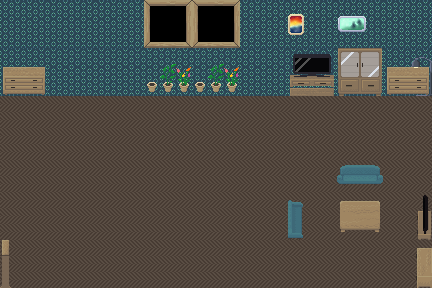

This game map was drawn from its Tiled (.tmx) file and the tilesets committed beside it. A one-line description and the full map source follow:
An orthogonal 9x6 tile map with 48x48 px tiles, 3 tile layers (Tile Layer 1, Tile Layer 2, Tile Layer 3) and 12 objects.

<map version="1.10" tiledversion="1.12.2" orientation="orthogonal" renderorder="right-down" width="9" height="6" tilewidth="48" tileheight="48" infinite="0" nextlayerid="5" nextobjectid="57">
 <tileset firstgid="1" source="living_room.tsx" />
 <layer id="1" name="Tile Layer 1" width="9" height="6">
  <data encoding="csv">
11,11,11,0,0,11,11,11,11,
11,11,11,11,11,11,11,11,11,
1,1,1,1,1,1,1,1,1,
1,1,1,1,1,1,1,1,1,
1,1,1,1,1,1,1,1,1,
1,1,1,1,1,1,1,1,1
</data>
 </layer>
 <layer id="2" name="Tile Layer 2" width="9" height="6">
  <data encoding="csv">
0,0,0,8,8,0,5,6,0,
31,0,0,7,7,0,34,41,31,
0,0,0,0,0,0,0,0,0,
0,0,0,0,0,0,0,17,0,
0,0,0,0,0,0,19,45,52,
49,0,0,0,0,0,0,1,32
</data>
 </layer>
 <objectgroup id="4" name="Collision">
  <object id="12" x="342.5" y="203" width="35" height="23" />
  <object id="26" x="290.5" y="204.5" width="10" height="31.5" />
  <object id="27" x="342.5" y="167" width="30" height="13.5" />
  <object id="28" x="418" y="210.5" width="12" height="24" />
  <object id="29" x="419.5" y="197" width="10" height="12" />
  <object id="30" x="417.5" y="248" width="14" height="37.5" />
  <object id="33" x="2" y="241" width="5.5" height="47" />
  <object id="35" x="432" y="-1.5" width="12.5" height="289" />
  <object id="36" x="-0.5" y="287.5" width="433" height="19" />
  <object id="39" x="-14" y="0.333333" width="13" height="286.667" />
  <object id="42" x="272.667" y="-87.3333">
   <capsule />
  </object>
  <object id="49" x="-0.666667" y="-1.33333" width="432.667" height="61.3333" />
 </objectgroup>
 <layer id="3" name="Tile Layer 3" width="9" height="6">
  <data encoding="csv">
0,0,0,0,0,0,0,0,0,
0,0,0,0,0,0,43,0,13,
0,0,0,0,0,0,0,0,0,
0,0,0,0,0,0,0,0,0,
0,0,0,0,0,0,0,0,0,
0,0,0,0,0,0,0,0,0
</data>
 </layer>
</map>
